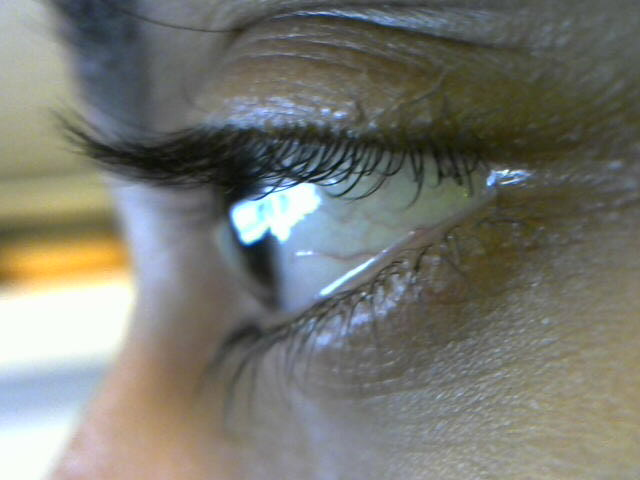
#> input picture attempts/image.jpg, 640 x 480 px, given in place of study.mp4, which was not available
$ python sequence.py
#> lines starting #> are read from the running program, lines starting #| are printed output that depends on the picture; after the words box and inside, x2 and y2 are one past the last pixel; in counts of white or black regions, pixels touching at a corner belong together; pictures that were not available may be replaced by others from this repository, and a replacement may not be noted
import numpy as np
import cv2
import scipy
from scipy import ndimage
import argparse
import datetime
import imutils
import time
from PIL import Image


cap = cv2.VideoCapture('/home/sasidhy1/Desktop/eds_azzzist/SAMPLES/study.mp4')

while(True):
    # Capture frame-by-frame
    ret, frame = cap.read()
#> frame is the input picture: shape (480, 640, 3); mean B, G, R 113.3, 120.8, 119.9
    frame = cv2.resize(frame,(640,360))
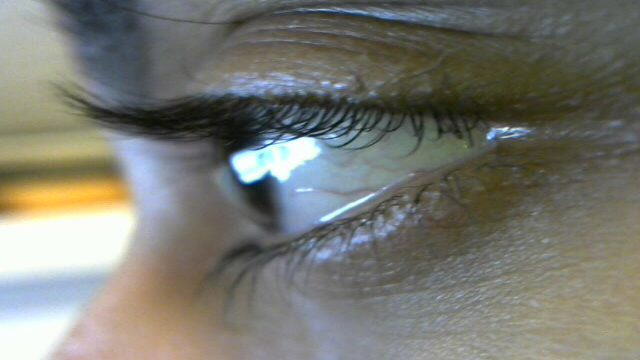
#> frame: shape (360, 640, 3); mean B, G, R 113.3, 120.8, 119.9
    frame = frame[100:360, 300:640]
#> frame: shape (260, 340, 3)

    gray = cv2.cvtColor(frame, cv2.COLOR_BGR2GRAY)

    hsv = cv2.cvtColor(frame, cv2.COLOR_BGR2HSV)
#> hsv: shape (260, 340, 3); mean H, S, V 52.4, 42, 117.8
    h,s,v = cv2.split(hsv)
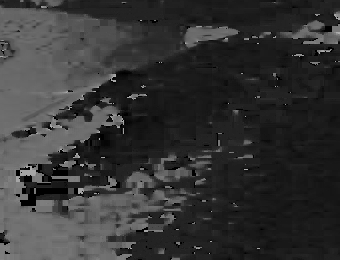
#> h: shape (260, 340); min 0, max 177, mean 52.4
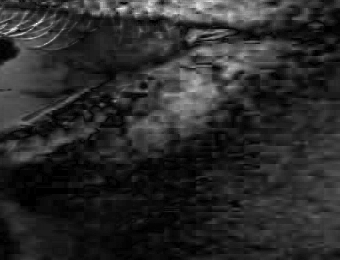
#> s: shape (260, 340); min 0, max 255, mean 42
    clahe = cv2.createCLAHE(clipLimit=5.0, tileGridSize=(4,4))
    diff = clahe.apply(v)
    blur = cv2.bilateralFilter(diff,9,75,75)
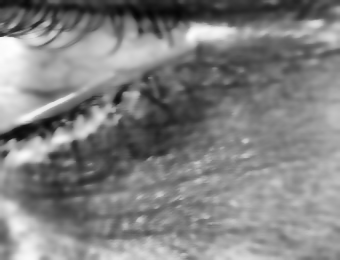
#> blur: shape (260, 340); min 4, max 254, mean 129.2
    edges = cv2.Canny(blur,250,300)
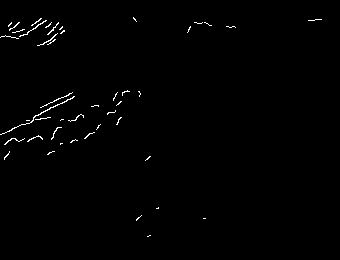
#> edges: shape (260, 340); 0.79% white in thin lines or dots, all inside (x1, y1, x2, y2) = (0, 17, 322, 237)

    # (minVal, maxVal, minLoc, maxLoc) = cv2.minMaxLoc(diff)
    # cv2.circle(diff, minLoc, 25, (255, 0, 0), 2)

    contours =  cv2.findContours(edges,cv2.RETR_TREE,cv2.CHAIN_APPROX_SIMPLE)[-2]
#> contours = 45 contours, 44 with area under 20; largest, box (x1, y1, x2, y2) and area: (0, 96, 75, 135) 27
    for c in contours:
        if cv2.contourArea(c) > 5:
            M = cv2.moments(c)
            cX = int(M["m10"] / M["m00"])
            cY = int(M["m01"] / M["m00"])

            cv2.drawContours(gray, [c], -1, (0, 255, 0), 2)
            cv2.circle(gray, (cX, cY), 7, (0, 0, 0), -1)
#> this loop made 45 passes
#> (cX, cY) on passes 10, 11, 13, 23, 25, 30, 38, 40, 42, 44: (9, 140), (34, 137), (54, 132), (44, 111), (59, 98), (49, 39), (52, 28), (14, 25), (34, 27), (36, 21)
#> c on passes 2, 4, 8, 15, 16, 35: [[203, 218], [205, 218]], [[158, 207], [157, 208], [156, 208], [158, 208]], [[60, 143], [60, 144], [61, 143], [62, 143]], [[26, 120], [29, 120]], [[61, 119], [60, 120], [61, 119], [63, 119]], [[62, 26], [59, 29], [60, 29], [62, 27]]
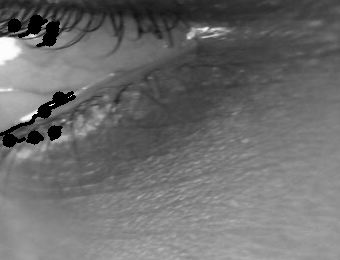
#> gray: shape (260, 340); min 0, max 254, mean 109

    # mask = cv2.inRange(diff, 0, 10)
    # output = cv2.bitwise_not(diff, diff, mask = mask)


    # Display the resulting frame
    cv2.imshow("gray", np.hstack([gray,edges]))
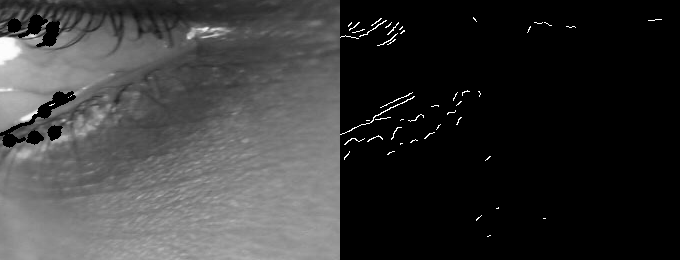
#> window 'gray': shape (260, 680); min 0, max 255, mean 55.5
    # cv2.imshow("gray", np.hstack([hsv]))

    # cv2.imshow("images", np.hstack([th1, th2, th3]))

    if cv2.waitKey(1) & 0xFF == ord('q'):
#> (key q is pressed here)
        break

# When everything done, release the capture
cap.release()
cv2.destroyAllWindows()
